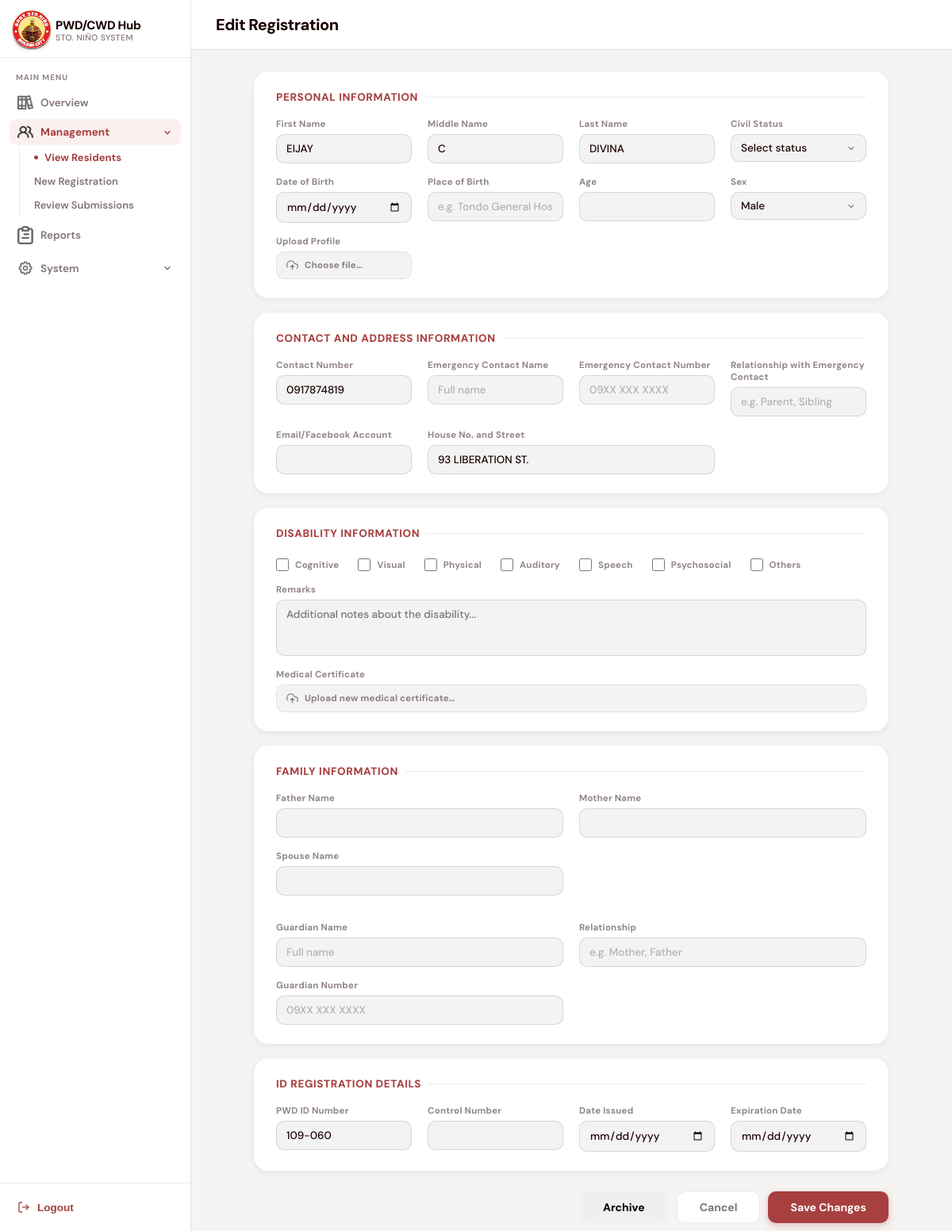
The app's page /editResident.php?id=142 (signed in) with its own data.
### tables this page shows
CREATE TABLE `residents` (
  `ID` int(11) NOT NULL AUTO_INCREMENT,
  `first_name` varchar(255) NOT NULL,
  `middle_name` varchar(255) DEFAULT NULL,
  `last_name` varchar(255) NOT NULL,
  `civil_status` enum('Single','Married','Widowed','Separated') DEFAULT NULL,
  `birthdate` date DEFAULT NULL,
  `birthplace` varchar(255) DEFAULT NULL,
  `sex` enum('male','female') DEFAULT NULL,
  `address` varchar(255) DEFAULT NULL,
  `resident_type` enum('PWD','CWD') NOT NULL,
  `control_num` varchar(255) DEFAULT NULL,
  `pwdid_num` varchar(255) DEFAULT NULL,
  `idissue_date` date DEFAULT NULL,
  `idexpiration_date` date DEFAULT NULL,
  `profile` varchar(255) DEFAULT NULL,
  `application_status` enum('needs correction','under review','approved','rejected') NOT NULL DEFAULT 'under review',
  `record_status` enum('active','expired','archived') NOT NULL DEFAULT 'active',
  `med_cert` varchar(255) DEFAULT NULL,
  `correction_remarks` text DEFAULT NULL,
  PRIMARY KEY (`ID`)
);

### editResident.php (the view, shortened to what this page needs)
<?php
require_once("func/db.php");
$id = isset($_GET["id"]) ? intval($_GET["id"]) : 0;
$sql = "
SELECT
    residents.*,
    resident_contacts.contact_num,
    resident_contacts.socials,
    resident_emergency_contacts.name AS emergency_name,
    resident_emergency_contacts.contact_num AS emergency_number,
    resident_emergency_contacts.relationship AS emergency_relation,
    GROUP_CONCAT(
        DISTINCT resident_disabilities.disability_type
        SEPARATOR ', '
    ) AS disability_type,
    MAX(resident_disabilities.notes) AS disability_remarks,
    MAX(CASE
        WHEN resident_family_members.relationship = 'Father'
        THEN resident_family_members.name
    END) AS father_name,
    MAX(CASE
        WHEN resident_family_members.relationship = 'Mother'
        THEN resident_family_members.name
    END) AS mother_name,
    MAX(CASE
        WHEN resident_family_members.relationship = 'Spouse'
        THEN resident_family_members.name
    END) AS spouse_name,
    MAX(CASE
        WHEN resident_family_members.relationship NOT IN ('Father', 'Mother', 'Spouse')
        THEN resident_family_members.name
    END) AS guardian_name,
    MAX(CASE
        WHEN resident_family_members.relationship NOT IN ('Father', 'Mother', 'Spouse')
        THEN resident_family_members.relationship
    END) AS guardian_rel,
    MAX(CASE
        WHEN resident_family_members.relationship NOT IN ('Father', 'Mother', 'Spouse')
        THEN resident_family_members.contact_num
    END) AS guardian_number
FROM residents
LEFT JOIN resident_contacts
ON residents.ID = resident_contacts.resident_id
LEFT JOIN resident_emergency_contacts
ON residents.ID = resident_emergency_contacts.resident_id
LEFT JOIN resident_disabilities
ON residents.ID = resident_disabilities.resident_id
LEFT JOIN resident_family_members
ON residents.ID = resident_family_members.resident_id
WHERE residents.ID = ?
GROUP BY residents.ID
";
$stmt = mysqli_prepare($conn, $sql);
mysqli_stmt_bind_param($stmt, "i", $id);
mysqli_stmt_execute($stmt);
$result = mysqli_stmt_get_result($stmt);
$r = mysqli_fetch_assoc($result);
$saved_disabilities = array_map(
    'trim',
    explode(",", $r['disability_type'] ?? "")
);
function isChecked($val, $arr) {
    return in_array($val, $arr) ? "checked" : "";
}
?>
<!DOCTYPE html>
<html lang="en">
<head>
<link rel="stylesheet" href="css/editResident.css" />
</head>
<body>
<aside class="sidebar">
  <div class="sidebar-brand">
    <div class="brand-icon">
      <img src="assets/barangay-logo.png" width="50">
    </div>
    <div class="brand-text">
      <span class="brand-name">PWD/CWD Hub</span>
      <span class="brand-sub">Sto. Niño System</span>
    </div>
  </div>
  <nav class="sidebar-nav">
    <div class="nav-section-label">Main Menu</div>
    <div class="nav-group">
      <a class="nav-item" href="dashboard.php">
        <img src="assets/overviewicon.png" width="20">Overview
      </a>
    </div>
    <div class="nav-group">
      <a class="nav-item open active" href="#" onclick="toggleMenu(event,'mgmt-sub')">
        <img src="assets/users.png" width="20">Management
        <svg class="chevron" viewBox="0 0 24 24"><polyline points="6 15 12 9 18 15"/></svg>
      </a>
      <div class="nav-sub open" id="mgmt-sub">
        <a class="nav-sub-item active" href="resident.php">View Residents</a>
        <a class="nav-sub-item" href="registration.php">New Registration</a>
        <a class="nav-sub-item" href="review.php">Review Submissions</a>
      </div>
    </div>
    <div class="nav-group">
      <a class="nav-item" href="reports.php">
        <img src="assets/reporticon.png" width="20">Reports
      </a>
    </div>
    <?php
    $isAdmin = ($_SESSION["role"] ?? "") === "admin";
    if ($isAdmin):
    ?>
    <div class="nav-group">
      <a class="nav-item open" href="#" onclick="toggleMenu(event,'system-sub')">
        <img src="assets/settingicon.png" width="20">
        System
        <svg class="chevron" viewBox="0 0 24 24"><polyline points="6 15 12 9 18 15"/></svg>
      </a>
    </div>
    <?php endif; ?>
  </nav>
  <div class="sidebar-footer">
    <button class="logout-btn" onclick="logout()">
      <svg viewBox="0 0 24 24"><path d="M9 21H5a2 2 0 0 1-2-2V5a2 2 0 0 1 2-2h4"/><polyline points="16 17 21 12 16 7"/><line x1="21" y1="12" x2="9" y2="12"/></svg>
      Logout
    </button>
  </div>
</aside>
<div class="main">
  <header class="topbar">
    <h1 class="topbar-title">Edit Registration</h1>
  </header>
  <div class="content">
    <form action="func/processEdit.php" method="POST" enctype="multipart/form-data">
      <div class="card">
        <div class="card-title">Personal Information</div>
        <div class="form-grid">
          <div class="field">
            <label>First Name</label>
            <input type="text" name="first_name" value="<?= htmlspecialchars($r['first_name'] ?? '') ?>" placeholder="e.g. Juan">
          </div>
          <div class="field">
            <label>Middle Name</label>
            <input type="text" name="middle_name" value="<?= htmlspecialchars($r['middle_name'] ?? '') ?>" placeholder="e.g. Dela">
          </div>
          <div class="field">
            <label>Last Name</label>
            <input type="text" name="last_name" value="<?= htmlspecialchars($r['last_name'] ?? '') ?>" placeholder="e.g. Cruz">
          </div>
          <div class="field">
            <label>Civil Status</label>
            <select name="civil_status">
              <option value="">Select status</option>
            </select>
          </div>
          <div class="field">
            <label>Date of Birth</label>
            <input type="date" name="dob" value="<?= htmlspecialchars($r['birthdate'] ?? '') ?>">
          </div>
          <div class="field">
            <label>Place of Birth</label>
            <input type="text" name="pob" value="<?= htmlspecialchars($r['birthplace'] ?? '') ?>" placeholder="e.g. Tondo General Hospital">
          </div>
          <div class="field">
            <label>Age</label>
            <input type="number" value="<?= !empty($r['birthdate']) ? htmlspecialchars(date_diff(date_create($r['birthdate']), date_create('today'))->y) : '' ?>" min="0" max="130" readonly>
          </div>
          <div class="field">
            <label>Sex</label>
            <select name="sex">
              <option value="male" <?= strtolower($r['sex'] ?? '') === "male" ? "selected" : "" ?>>Male</option>
            </select>
          </div>
          <div class="field">
            <label>Upload Profile</label>
            <label class="file-input-wrap">
              <svg viewBox="0 0 24 24"><polyline points="16 16 12 12 8 16"/><line x1="12" y1="12" x2="12" y2="21"/><path d="M20.39 18.39A5 5 0 0 0 18 9h-1.26A8 8 0 1 0 3 16.3"/></svg>
              <span id="fileLabel">Choose file…</span>
            </label>
          </div>
        </div>
      </div>
      <div class="card">
        <div class="card-title">Contact and Address Information</div>
        <div class="form-grid">
          <div class="field">
            <label>Contact Number</label>
            <input type="tel" name="contact_number" value="<?= htmlspecialchars($r['contact_num'] ?? '') ?>" placeholder="09XX XXX XXXX">
          </div>
          <div class="field">
            <label>Emergency Contact Name</label>
            <input type="text" name="emergency_name" value="<?= htmlspecialchars($r['emergency_name'] ?? '') ?>" placeholder="Full name">
          </div>
          <div class="field">
            <label>Emergency Contact Number</label>
            <input type="tel" name="emergency_number" value="<?= htmlspecialchars($r['emergency_number'] ?? '') ?>" placeholder="09XX XXX XXXX">
          </div>
          <div class="field">
            <label>Relationship with Emergency Contact</label>
            <input type="text" name="emergency_relation" value="<?= htmlspecialchars($r['emergency_relation'] ?? '') ?>" placeholder="e.g. Parent, Sibling">
          </div>
          <div class="field">
            <label>Email/Facebook Account</label>
            <input type="text" name="account_name" value="<?= htmlspecialchars($r['socials'] ?? '') ?>">
          </div>
          <div class="field span-2">
            <label>House No. and Street</label>
            <input type="text" name="address" value="<?= htmlspecialchars($r['address'] ?? '') ?>" placeholder="e.g. 12 Sampaguita St.">
          </div>
        </div>
      </div>
      <div class="card">
        <div class="card-title">Disability Information</div>
        <div class="form-grid cols-2">
          <div class="field span-all">
            <div class="checkbox-grid">
              <?php foreach (["Cognitive", "Visual", "Physical", "Auditory", "Speech", "Psychosocial", "Others"] as $disability): ?>
                <label class="checkbox-label">
                  <input type="checkbox" name="disability_type[]" value="<?= $disability ?>" <?= isChecked($disability, $saved_disabilities) ?>>
                  <?= $disability ?>
                </label>
              <?php endforeach; ?>
            </div>
          </div>
          <div class="field span-all">
            <label>Remarks</label>
            <textarea name="remarks" rows="3" placeholder="Additional notes about the disability..." style="resize:none;"><?= htmlspecialchars($r['disability_remarks'] ?? '') ?></textarea>
          </div>
          <div class="field span-all">
            <label>Medical Certificate</label>
            <label class="file-input-wrap">
              <svg viewBox="0 0 24 24"><polyline points="16 16 12 12 8 16"/><line x1="12" y1="12" x2="12" y2="21"/><path d="M20.39 18.39A5 5 0 0 0 18 9h-1.26A8 8 0 1 0 3 16.3"/></svg>
              <span id="medCertLabel">Upload new medical certificate…</span>
            </label>
          </div>
        </div>
      </div>
      <div class="card">
        <div class="card-title">Family Information</div>
        <div class="form-grid cols-3">
          <div class="field">
            <label>Father Name</label>
            <input type="text" name="father_name" value="<?= htmlspecialchars($r['father_name'] ?? '') ?>">
          </div>
          <div class="field">
            <label>Mother Name</label>
            <input type="text" name="mother_name" value="<?= htmlspecialchars($r['mother_name'] ?? '') ?>">
          </div>
          <div class="field">
            <label>Spouse Name</label>
            <input type="text" name="spouse_name" value="<?= htmlspecialchars($r['spouse_name'] ?? '') ?>">
          </div>
          <div class="field">
            <label>Guardian Name</label>
            <input type="text" name="guardian_name" value="<?= htmlspecialchars($r['guardian_name'] ?? '') ?>" placeholder="Full name">
          </div>
          <div class="field">
            <label>Relationship</label>
            <input type="text" name="child_relation" value="<?= htmlspecialchars($r['guardian_rel'] ?? '') ?>" placeholder="e.g. Mother, Father">
          </div>
          <div class="field">
            <label>Guardian Number</label>
    <input
    type="tel"
    name="guardian_number"
    value="<?= htmlspecialchars($r['guardian_number'] ?? '') ?>"
    placeholder="09XX XXX XXXX"
>
          </div>
        </div>
      </div>
      <div class="card">
        <div class="card-title">ID Registration Details</div>
        <div class="form-grid cols-4">
          <div class="field">
            <label>PWD ID Number</label>
            <input type="text" name="pwd_id" value="<?= htmlspecialchars($r['pwdid_num'] ?? '') ?>">
          </div>
          <div class="field">
            <label>Control Number</label>
            <input type="text" name="control_id" value="<?= htmlspecialchars($r['control_num'] ?? '') ?>">
          </div>
          <div class="field">
            <label>Date Issued</label>
            <input type="date" name="date_issued" value="<?= htmlspecialchars($r['idissue_date'] ?? '') ?>">
          </div>
          <div class="field">
            <label>Expiration Date</label>
            <input type="date" name="expiration_date" value="<?= htmlspecialchars($r['idexpiration_date'] ?? '') ?>">
          </div>
        </div>
      </div>
      <div class="form-footer">
        <button class="btn btn-archive" type="button" onclick="confirmArchive(<?= $r['ID'] ?>)">Archive</button>
        <div style="display:flex;gap:10px;">
          <button class="btn btn-cancel" type="button" onclick="window.location.href='resident.php'">Cancel</button>
          <button class="btn btn-save" type="submit">Save Changes</button>
        </div>
      </div>
    </form>
  </div>
</div>
</body>
</html>

### records on screen
residents: first_name "EIJAY", middle_name "C", last_name "DIVINA", sex "Male", address "93 LIBERATION ST.", pwd_id "109-060"

### other values on screen
$disability "Cognitive"
$disability "Visual"
$disability "Physical"
$disability "Auditory"
$disability "Speech"
$disability "Psychosocial"
$disability "Others"
